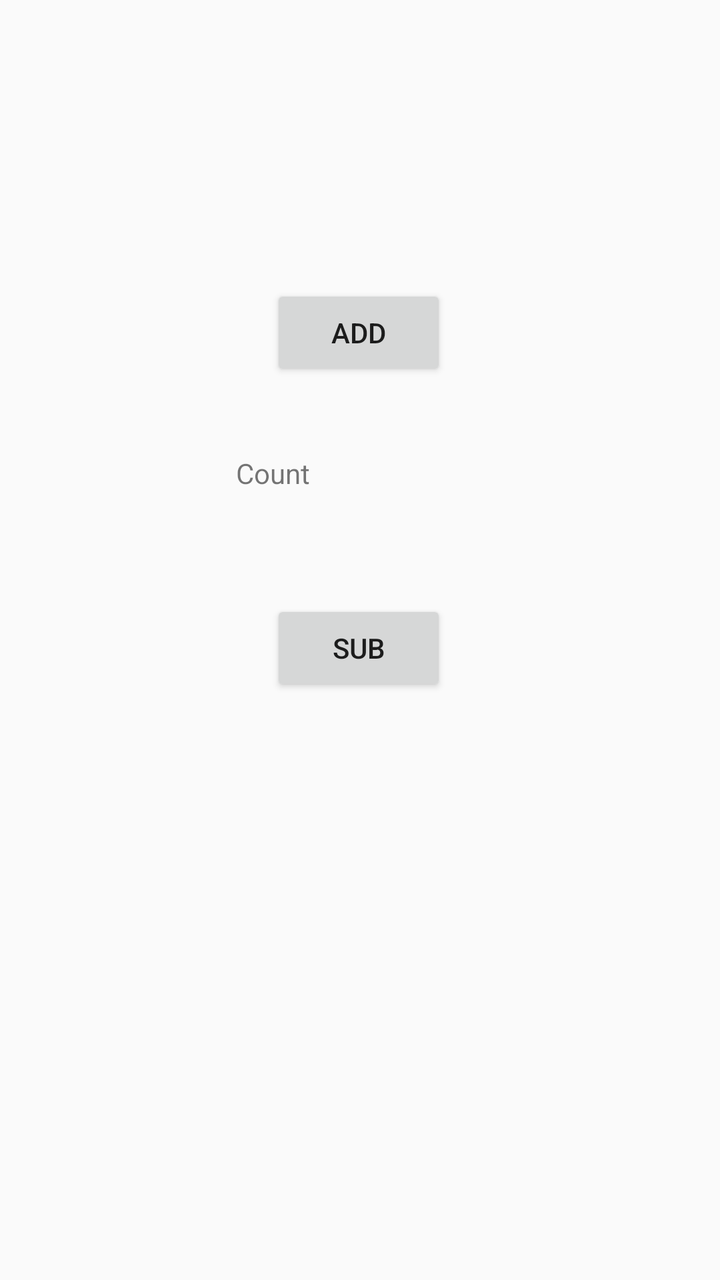
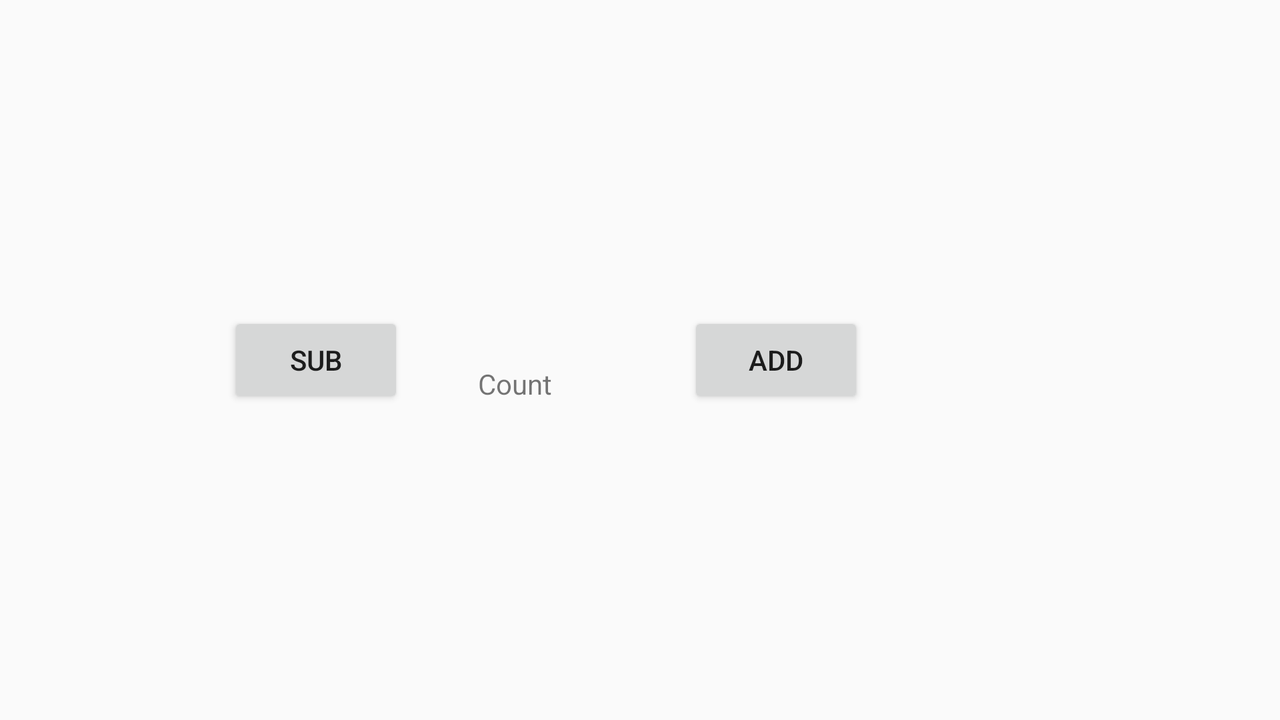

Compare how this app lays out the same screen by default and in its alternative resource folder. The renders come first, then the two layout files and the values they reference.
<!-- AndroidManifest.xml: application theme AppTheme -->
<!-- res/layout/activity_orientation_change.xml -->
<?xml version="1.0" encoding="utf-8"?>
<androidx.constraintlayout.widget.ConstraintLayout xmlns:android="http://schemas.android.com/apk/res/android"
    xmlns:app="http://schemas.android.com/apk/res-auto"
    xmlns:tools="http://schemas.android.com/tools"
    android:layout_width="match_parent"
    android:layout_height="match_parent"
    tools:context=".OrientationChange.OrientationChange">

    <Button
        android:id="@+id/AddButton"
        android:layout_width="wrap_content"
        android:layout_height="wrap_content"
        android:layout_marginBottom="28dp"
        android:onClick="increment"
        android:text="Add"
        app:layout_constraintBottom_toTopOf="@+id/textView"
        app:layout_constraintEnd_toEndOf="parent"
        app:layout_constraintHorizontal_bias="0.498"
        app:layout_constraintStart_toStartOf="parent"
        app:layout_constraintTop_toTopOf="parent"
        app:layout_constraintVertical_bias="0.942" />

    <Button
        android:id="@+id/SubButton"
        android:layout_width="wrap_content"
        android:layout_height="wrap_content"
        android:layout_marginBottom="292dp"
        android:onClick="decrement"
        android:text="Sub"
        app:layout_constraintBottom_toBottomOf="parent"
        app:layout_constraintEnd_toEndOf="parent"
        app:layout_constraintHorizontal_bias="0.498"
        app:layout_constraintStart_toStartOf="parent" />

    <TextView
        android:id="@+id/textView"
        android:layout_width="124dp"
        android:layout_height="29dp"
        android:layout_marginBottom="44dp"
        android:text="Count"
        app:layout_constraintBottom_toTopOf="@+id/SubButton"
        app:layout_constraintEnd_toEndOf="parent"
        app:layout_constraintStart_toStartOf="parent" />
</androidx.constraintlayout.widget.ConstraintLayout>
<!-- resources referenced by this layout -->
<resources>
  <style name="AppTheme" parent="Theme.AppCompat.Light.DarkActionBar">
          
          <item name="colorPrimary">@color/colorPrimary</item>
          <item name="colorPrimaryDark">@color/colorPrimaryDark</item>
          <item name="colorAccent">@color/colorAccent</item>
          <item name="windowActionBar">false</item>
          <item name="windowNoTitle">true</item>
      </style>
  <color name="colorPrimary">#008577</color>
  <color name="colorPrimaryDark">#00574B</color>
  <color name="colorAccent">#D81B60</color>
</resources>
<!-- res/layout-land/activity_orientation_change.xml (the author's variant of the layout above) -->
<!-- drawn on the phone turned sideways -->
<?xml version="1.0" encoding="utf-8"?>
<androidx.constraintlayout.widget.ConstraintLayout xmlns:android="http://schemas.android.com/apk/res/android"
    xmlns:app="http://schemas.android.com/apk/res-auto"
    xmlns:tools="http://schemas.android.com/tools"
    android:layout_width="match_parent"
    android:layout_height="match_parent"
    tools:context=".OrientationChange.OrientationChange">

    <Button
        android:id="@+id/AddButton"
        android:layout_width="wrap_content"
        android:layout_height="wrap_content"
        android:layout_marginEnd="208dp"
        android:onClick="increment"
        android:text="Add"
        app:layout_constraintBottom_toBottomOf="parent"
        app:layout_constraintEnd_toEndOf="parent"
        app:layout_constraintTop_toTopOf="parent" />

    <Button
        android:id="@+id/SubButton"
        android:layout_width="wrap_content"
        android:layout_height="wrap_content"
        android:onClick="decrement"
        android:text="Sub"
        app:layout_constraintBottom_toBottomOf="parent"
        app:layout_constraintEnd_toStartOf="@+id/textView"
        app:layout_constraintHorizontal_bias="0.755"
        app:layout_constraintStart_toStartOf="parent"
        app:layout_constraintTop_toTopOf="parent" />

    <TextView
        android:id="@+id/textView"
        android:layout_width="wrap_content"
        android:layout_height="wrap_content"
        android:layout_marginEnd="68dp"
        android:text="Count"
        app:layout_constraintBottom_toBottomOf="parent"
        app:layout_constraintEnd_toStartOf="@+id/AddButton"
        app:layout_constraintTop_toTopOf="parent"
        app:layout_constraintVertical_bias="0.535" />

</androidx.constraintlayout.widget.ConstraintLayout>
